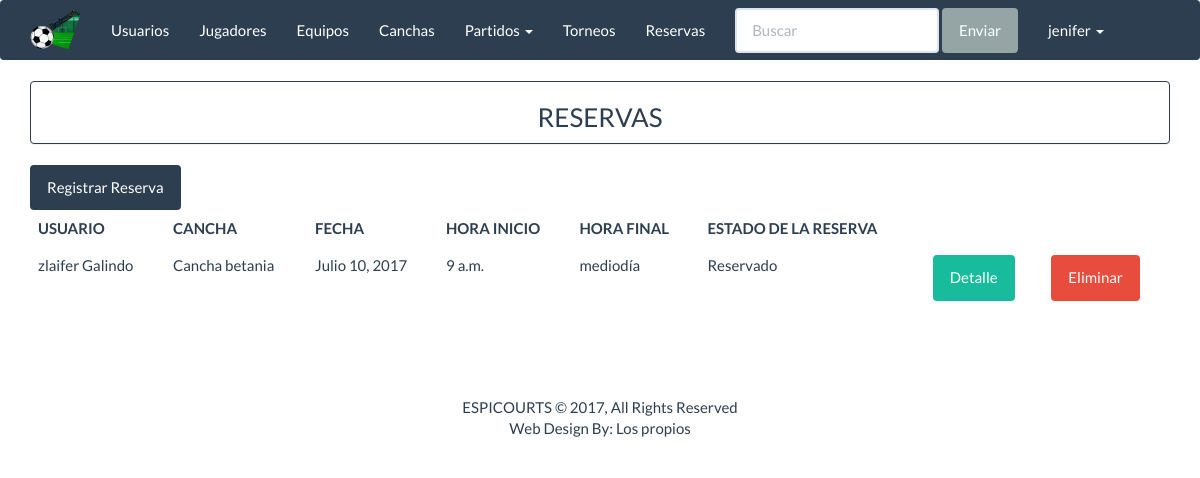
Page /espicourts/reservas_listar (signed in) on the earlier database version.
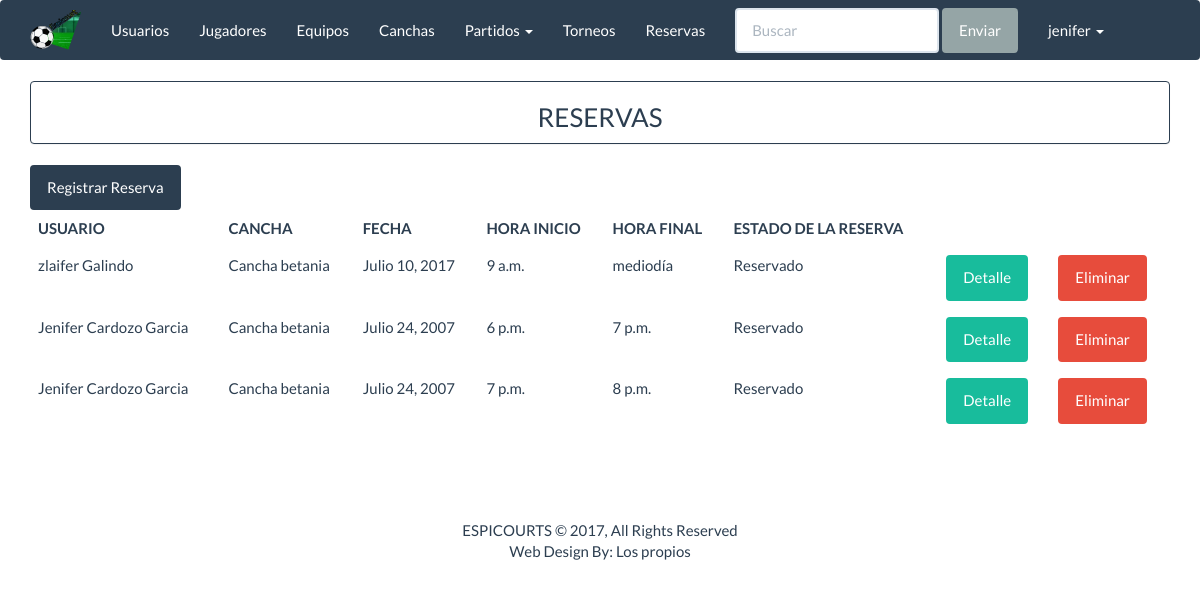
Same page on the later database version.
### apps/inicio/models.py (models this page shows, shortened)
class Reserva(models.Model):
    fecha_reserva=models.DateField()
    hora_inicio=models.TimeField()
    hora_final = models.TimeField()
    cancha=models.ForeignKey(Cancha)
    usuario=models.ForeignKey(User)
    abono=models.DecimalField(max_digits=6,decimal_places=2)
    estados=((1,'Reservado'),(2,'Disponible'))
    estado_reserva=models.SmallIntegerField(choices=estados)
    class Meta:
        db_table='reserva'
        unique_together = ('hora_inicio', 'cancha')

class Cancha(models.Model):
    nombre_cancha=models.CharField('Nombre', max_length=30)
    direccion_cancha = models.CharField('Direccion', max_length=60)
    class Meta:
        db_table='cancha'

### apps/inicio/views.py (the view)
class ListarReserva(ListView):
    model = Reserva
    template_name = "reservas/reservas_listar.html"
    context_object_name = "reservas"
    paginate_by = 8

### templates/reservas/reservas_listar.html (shortened to what this page needs)
{% extends 'base/base.html' %}
{% block  content%}
<div class="panel panel-primary" align="center">
    <h3>RESERVAS</h3>
</div>
<a class="btn btn-primary " href="{% url 'espicourts:reservas_crear' %}" >Registrar Reserva</a>
<br>
<div class="table-responsive">
    <table class="table table-hover">
        <thead>
            <tr>
                <th>USUARIO</th>
                <th>CANCHA</th>
                <th>FECHA </th>
                <th>HORA INICIO</th>
                <th>HORA FINAL</th>
                <th>ESTADO DE LA RESERVA</th>
            </tr>
        </thead>
        <tbody>
            {% for c in reservas%}
            <tr>
                <td>{{ c.usuario.get_full_name }} </td>
                <td>{{ c.cancha.nombre_cancha}}</td>
                <td>{{ c.fecha_reserva}}</td>
                <td>{{ c.hora_inicio}}</td>
                <td>{{ c.hora_final}}</td>
                <td>{{ c.get_estado_reserva_display}}</td>
                <td>
                     <a href="{% url 'espicourts:reserva_detalle' c.id %}" button class="btn btn-success"> Detalle</a>
                </td>
                <td>
                     <a href="{% url 'espicourts:reservas_eliminar' c.id %}" button class="btn btn-danger"> Eliminar</a>
                </td>
            </tr>
            {% endfor %}
        </tbody>
    </table>
</div>
{% endblock%}}

Differences in the rows shown:
added Reserva: usuario.get_full_name "Jenifer Cardozo Garcia", cancha.nombre_cancha "Cancha betania", fecha_reserva "Julio 24, 2007", hora_inicio "6 p.m.", hora_final "7 p.m.", estado_reserva "Reservado"
added Reserva: usuario.get_full_name "Jenifer Cardozo Garcia", cancha.nombre_cancha "Cancha betania", fecha_reserva "Julio 24, 2007", hora_inicio "7 p.m.", hora_final "8 p.m.", estado_reserva "Reservado"
